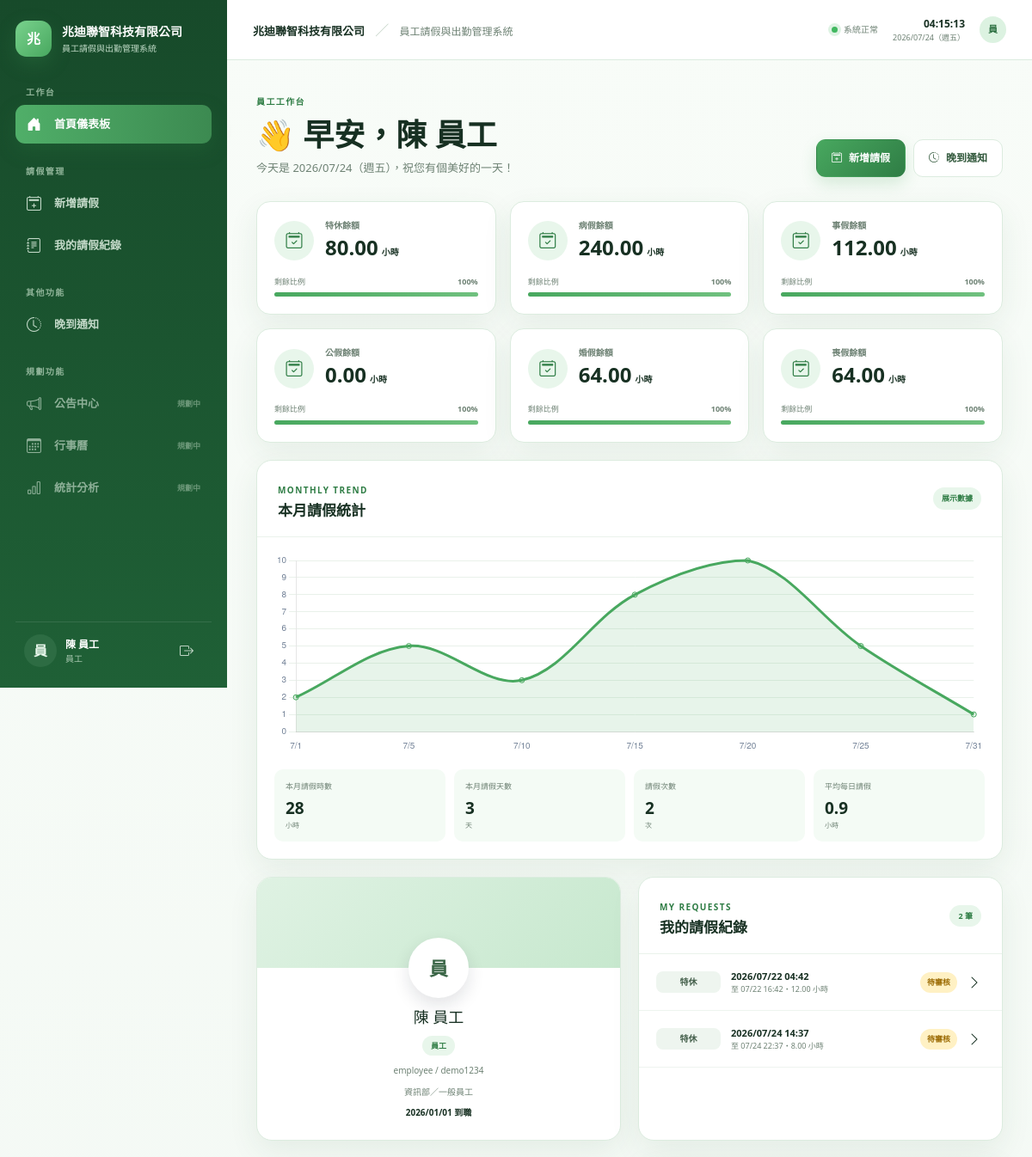
The app's page / (signed in, upper part), older data.
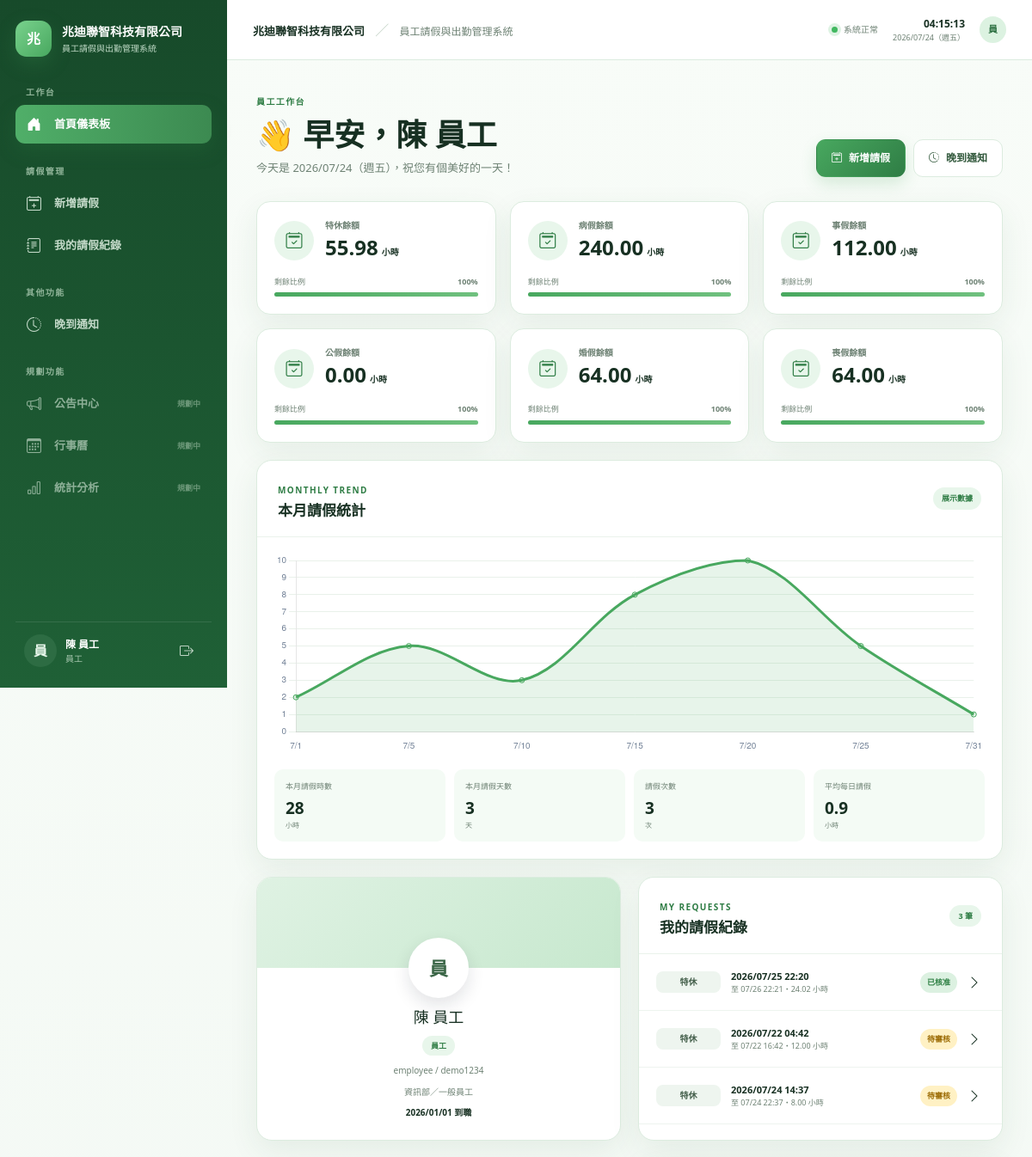
The same page, newer data.
### leaveapp/models.py (models this page shows, shortened)
class LeaveBalance(models.Model):
    employee = models.ForeignKey(User, on_delete=models.CASCADE, related_name="leave_balances")
    leave_type = models.ForeignKey(LeaveType, on_delete=models.CASCADE, related_name="balances")
    year = models.PositiveIntegerField(default=timezone.localdate().year)
    total_hours = models.DecimalField(max_digits=8, decimal_places=2, default=0)
    used_hours = models.DecimalField(max_digits=8, decimal_places=2, default=0)
    class Meta:
        unique_together = ("employee", "leave_type", "year")
        ordering = ["leave_type__display_order", "leave_type__id"]
    @property
    def remaining_hours(self):
        return max(Decimal("0.00"), self.total_hours - self.used_hours)

class LeaveType(models.Model):
    name = models.CharField(max_length=50, unique=True, verbose_name="假別名稱")
    requires_attachment = models.BooleanField(default=False, verbose_name="需附件")
    active = models.BooleanField(default=True, verbose_name="啟用")
    display_order = models.PositiveIntegerField(default=0, verbose_name="顯示順序")
    class Meta:
        ordering = ["display_order", "id"]
        verbose_name = "假別"
        verbose_name_plural = "假別"

class LeaveRequest(models.Model):
    STATUS_PENDING = "pending"
    STATUS_APPROVED = "approved"
    STATUS_REJECTED = "rejected"
    STATUS_CANCELLED = "cancelled"
    STATUS_CHOICES = [
        (STATUS_PENDING, "待審核"),
        (STATUS_APPROVED, "已核准"),
        (STATUS_REJECTED, "已退回"),
        (STATUS_CANCELLED, "已取消"),
    ]
    employee = models.ForeignKey(User, on_delete=models.CASCADE, related_name="leave_requests")
    leave_type = models.ForeignKey(LeaveType, on_delete=models.PROTECT)
    start_datetime = models.DateTimeField(verbose_name="開始時間")
    end_datetime = models.DateTimeField(verbose_name="結束時間")
    reason = models.TextField(verbose_name="請假原因")
    attachment = models.FileField(upload_to="leave_attachments/%Y/%m/", blank=True, null=True)
    status = models.CharField(max_length=20, choices=STATUS_CHOICES, default=STATUS_PENDING)
    manager = models.ForeignKey(
        User,
        on_delete=models.SET_NULL,
        null=True,
        blank=True,
        related_name="managed_leave_requests",
    )
    manager_comment = models.TextField(blank=True, verbose_name="主管備註")
    created_at = models.DateTimeField(auto_now_add=True)
    reviewed_at = models.DateTimeField(blank=True, null=True)
    balance_applied = models.BooleanField(default=False)
    class Meta:
        ordering = ["-created_at"]
    @property
    def duration_hours(self):
        if not self.start_datetime or not self.end_datetime:
            return Decimal("0.00")
        seconds = (self.end_datetime - self.start_datetime).total_seconds()
        return Decimal(str(max(seconds / 3600, 0))).quantize(Decimal("0.01"))

### leaveapp/views.py (the view, shortened to what this page needs)
# urls.py: path("", views.dashboard, name="dashboard"),
@login_required
def dashboard(request):
    profile = request.user.profile
    today = timezone.localdate()
    month_start = today.replace(day=1)
    context = {
        "profile": profile,
        "my_requests": request.user.leave_requests.select_related("leave_type", "manager")[:8],
        "my_late_notices": request.user.late_notices.select_related("manager")[:8],
        "balances": request.user.leave_balances.select_related("leave_type").filter(year=today.year),
    }
    return render(request, "leaveapp/dashboard.html", context)

### templates/leaveapp/dashboard.html (shortened to what this page needs)
{% extends "base.html" %}
{% block content %}
<section class="page-heading">
  <div>
    <span class="eyebrow">{{ profile.get_role_display }}工作台</span>
    <h1>👋 早安，{{ user.get_full_name|default:user.username }}</h1>
    <p id="welcomeDate">今天也一起把工作安排得更有效率。</p>
  </div>
  <div class="heading-actions">
    {% if profile.role == "employee" %}
    <a class="btn-enterprise primary" href="{% url 'create_leave' %}">
      <i class="bi bi-calendar2-plus"></i>新增請假
    </a>
    <a class="btn-enterprise secondary" href="{% url 'create_late_notice' %}">
      <i class="bi bi-clock-history"></i>晚到通知
    </a>
    {% endif %}
  </div>
</section>
{% if profile.role == "employee" %}
<section class="balance-grid">
  {% for balance in balances %}
  <article class="balance-card">
    <div class="balance-top">
      <span class="balance-icon"><i class="bi bi-calendar2-check"></i></span>
      <div>
        <small>{{ balance.leave_type.name }}餘額</small>
        <strong>{{ balance.remaining_hours }}<em>小時</em></strong>
      </div>
    </div>
    <div class="balance-meta"><span>剩餘比例</span><strong>100%</strong></div>
    <div class="progress-track"><span style="width:100%"></span></div>
  </article>
  {% empty %}
  <article class="balance-card empty-balance">
    <small>假期額度</small><strong>—</strong><span>尚未設定</span>
  </article>
  {% endfor %}
</section>
<section class="dashboard-plus-grid">
  <article class="enterprise-panel chart-panel">
    <header class="panel-header">
      <div><span class="eyebrow">MONTHLY TREND</span><h2>本月請假統計</h2></div>
      <span class="panel-count">展示數據</span>
    </header>
    <div class="chart-wrap"><canvas id="leaveTrendChart"></canvas></div>
    <div class="chart-summary">
      <div><small>本月請假時數</small><strong>28</strong><span>小時</span></div>
      <div><small>本月請假天數</small><strong>3</strong><span>天</span></div>
      <div><small>請假次數</small><strong>{{ my_requests|length }}</strong><span>次</span></div>
      <div><small>平均每日請假</small><strong>0.9</strong><span>小時</span></div>
    </div>
  </article>
  <article class="enterprise-panel profile-card">
    <div class="profile-cover"></div>
    <div class="profile-content">
      <span class="profile-avatar">{{ user.last_name|default:user.username|slice:":1" }}</span>
      <h2>{{ user.get_full_name|default:user.username }}</h2>
      <span class="role-pill">{{ profile.get_role_display }}</span>
      <p>{{ user.username }} / demo1234</p>
      <p>資訊部／一般員工</p>
      <strong>2026/01/01 到職</strong>
    </div>
  </article>
  <article class="enterprise-panel" id="my-requests">
    <header class="panel-header">
      <div><span class="eyebrow">MY REQUESTS</span><h2>我的請假紀錄</h2></div>
      <span class="panel-count">{{ my_requests|length }} 筆</span>
    </header>
    {% if my_requests %}
    <div class="my-request-list">
      {% for item in my_requests %}
      <a class="my-request-row" href="{% url 'leave_detail' item.id %}">
        <span class="type-badge">{{ item.leave_type.name }}</span>
        <span class="request-main">
          <strong>{{ item.start_datetime|date:"Y/m/d H:i" }}</strong>
          <small>至 {{ item.end_datetime|date:"m/d H:i" }}・{{ item.duration_hours }} 小時</small>
        </span>
        <span class="status-badge {{ item.status }}">{{ item.get_status_display }}</span>
        <i class="bi bi-chevron-right"></i>
      </a>
      {% endfor %}
    </div>
    {% else %}
    <div class="empty-state">
      <strong>尚無請假紀錄</strong>
      <p>點選右上方「新增請假」開始申請。</p>
    </div>
    {% endif %}
  </article>
</section>
{% endif %}
{% endblock %}

Row changes from the older to the newer data that the page shows:
changed LeaveBalance "特休": remaining_hours "80.00" → "55.98"
added LeaveRequest: leave_type.name "特休", start_datetime "2026/07/25 22:20", end_datetime "07/26 22:21", duration_hours "24.02", status "已核准"
Text that changed along with them:
{{ my_requests|length }}: "2" → "3"
